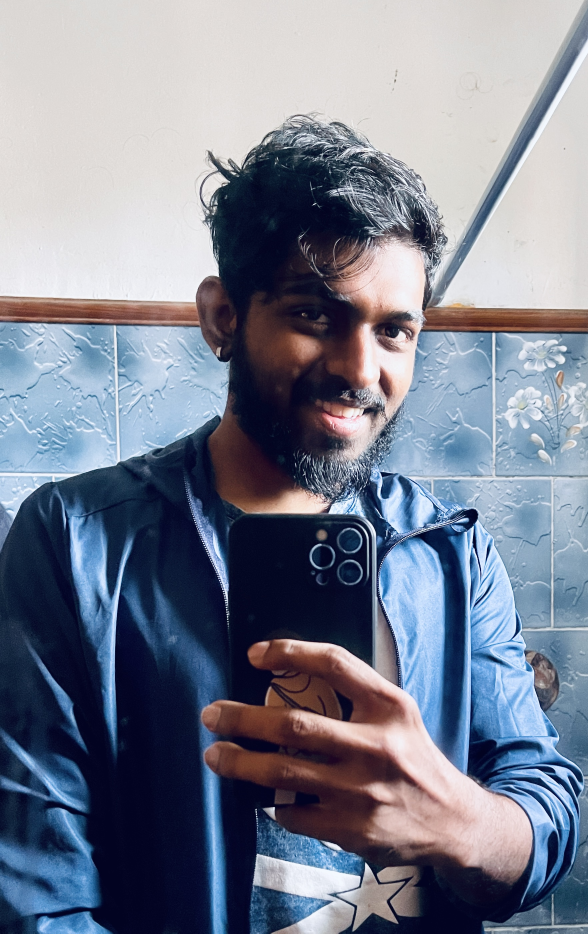
#> input picture livelens-engine/inbox/1787248697565-IMG_4891.JPG, 1764 x 2800 px (shown at 1/3 size)
$ python -i select_best.py   (imports and definitions only)
#> lines starting #> are read from the running program, lines starting #| are printed output that depends on the picture
#!/usr/bin/env python3
"""Score JPEG frames and pick the best N from a burst."""
from __future__ import annotations

import json
import sys
from pathlib import Path

import numpy as np


def laplacian_variance(gray: np.ndarray) -> float:
    # Simple Laplacian approximation without OpenCV dependency
    kernel = np.array([[0, 1, 0], [1, -4, 1], [0, 1, 0]], dtype=np.float64)
    from numpy.lib.stride_tricks import sliding_window_view

    if gray.shape[0] < 3 or gray.shape[1] < 3:
        return 0.0
    windows = sliding_window_view(gray.astype(np.float64), (3, 3))
    conv = np.einsum("ijkl,kl->ij", windows, kernel)
    return float(conv.var())


def load_gray(path: Path, max_side: int = 640) -> np.ndarray | None:
    try:
        from PIL import Image
    except ImportError:
        # Fallback: skip scoring if Pillow missing
        return None

    img = Image.open(path).convert("L")
    w, h = img.size
    scale = max_side / max(w, h)
    if scale < 1:
        img = img.resize((max(1, int(w * scale)), max(1, int(h * scale))))
    return np.asarray(img)


def exposure_score(gray: np.ndarray) -> float:
    mean = float(gray.mean())
    # Prefer midtones; penalize very dark / blown
    return 1.0 - min(1.0, abs(mean - 128.0) / 128.0)


def ahash(gray: np.ndarray, size: int = 8) -> int:
    from PIL import Image

    img = Image.fromarray(gray).resize((size, size))
    arr = np.asarray(img, dtype=np.float64)
    avg = arr.mean()
    bits = (arr > avg).flatten()
    value = 0
    for i, b in enumerate(bits):
        if b:
            value |= 1 << i
    return value


def hamming(a: int, b: int) -> int:
    return (a ^ b).bit_count()


def score_path(path: Path) -> dict:
    gray = load_gray(path)
#> in load_gray, `img = Image.open(path).convert("L")`:
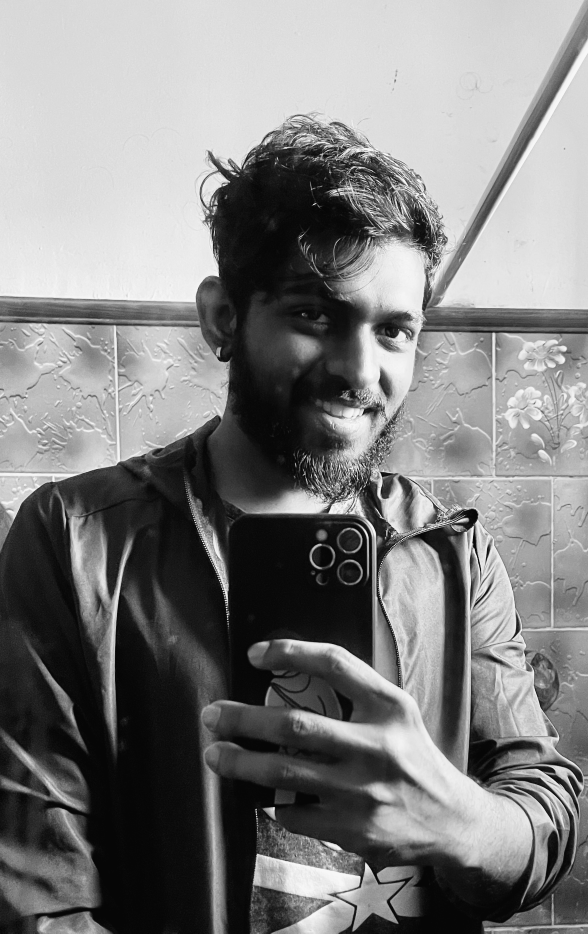
#> img: PIL image 1764x2800 L (shown at 1/3 size); min 3, max 252, mean 128.2
#> in load_gray, `img = img.resize((max(1, int(w * scale)), max(1, int(h * scale))))`:
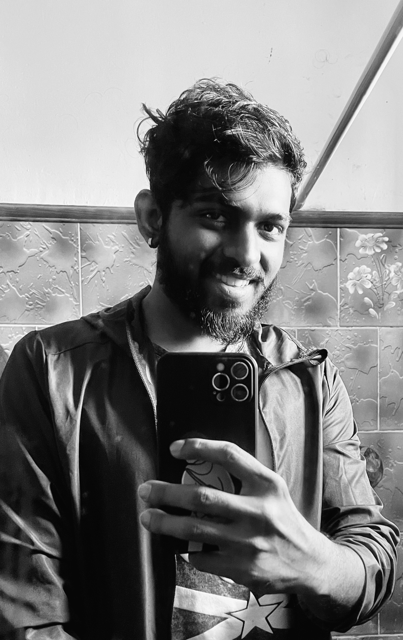
#> img: PIL image 403x640 L; min 0, max 255, mean 128.2
    if gray is None:
        # No Pillow: use file size as weak proxy
        size = path.stat().st_size
        return {"path": str(path), "score": float(size), "sharpness": 0.0, "exposure": 0.5, "hash": 0}

    sharp = laplacian_variance(gray)
#> in laplacian_variance, `conv = np.einsum("ijkl,kl->ij", windows, kernel)`:
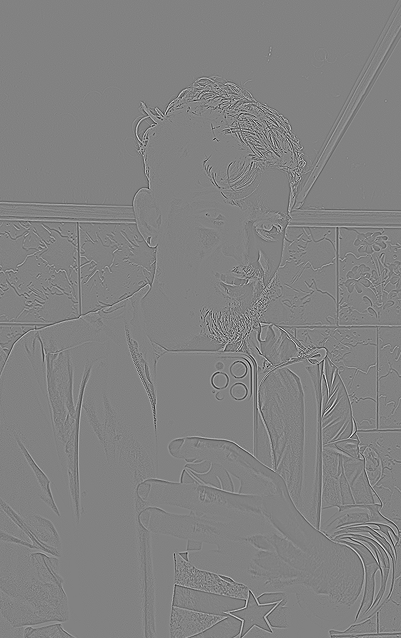
#> conv: shape (638, 401) float64; min -432, max 414, mean 0; drawn with min black and max white
#> sharp = 1278.5
    exp = exposure_score(gray)
#> in exposure_score, `mean = float(gray.mean())`: mean = 128.2
#> exp = 0.998
    # Weighted: sharpness dominates for burst pick
    score = sharp * (0.55 + 0.45 * exp)
#> score = 1277.6
    return {
        "path": str(path),
        "score": score,
        "sharpness": sharp,
        "exposure": exp,
        "hash": ahash(gray),
    }
#> in ahash, `avg = arr.mean()`: avg = 128.7
#> the loop in ahash, `for i, b in enumerate(bits):` made 64 passes
#> (b, value) on passes 1, 2, 3, 4, 5, 6, 7, 8, 9, 10, 11, 14: (True, 1), (True, 3), (True, 7), (True, 15), (True, 31), (True, 63), (True, 127), (True, 255), (True, 511), (True, 1023), (True, 2047), (True, 10239)
#> value on pass 61: 1216219155958065151
#> after the loop in ahash, `for i, b in enumerate(bits):`: value = 1216219155958065151


def select_best(paths: list[str], keep: int = 1) -> list[str]:
    scored = [score_path(Path(p)) for p in paths if Path(p).is_file()]
    scored.sort(key=lambda x: x["score"], reverse=True)

    winners: list[dict] = []
    for item in scored:
        if any(hamming(item["hash"], w["hash"]) < 8 for w in winners if item["hash"] and w["hash"]):
            continue
        winners.append(item)
        if len(winners) >= keep:
            break

    if not winners and scored:
        winners = scored[:keep]
    return [w["path"] for w in winners]


def main() -> None:
    payload = json.loads(sys.stdin.read() or "{}")
    paths = payload.get("paths") or []
    keep = int(payload.get("keep") or 1)
    winners = select_best(paths, keep=max(1, min(keep, 2)))
    print(json.dumps({"winners": winners}))


# [2 lines not run here, left out]

>>> result = score_path('../inbox/1787248697565-IMG_4891.JPG')
#> result = {'path': '../inbox/1787248697565-IMG_4891.JPG', 'score': 1277.6, 'sharpness': 1278.5, 'exposure': 0.998, 'hash': 1216219155958065151}

$ run again, on livelens-engine/inbox/1787248797017-1787248761366-1787248697565-4042FACC-ACEB-417A-9CFB-BFD8383C4760.jpg
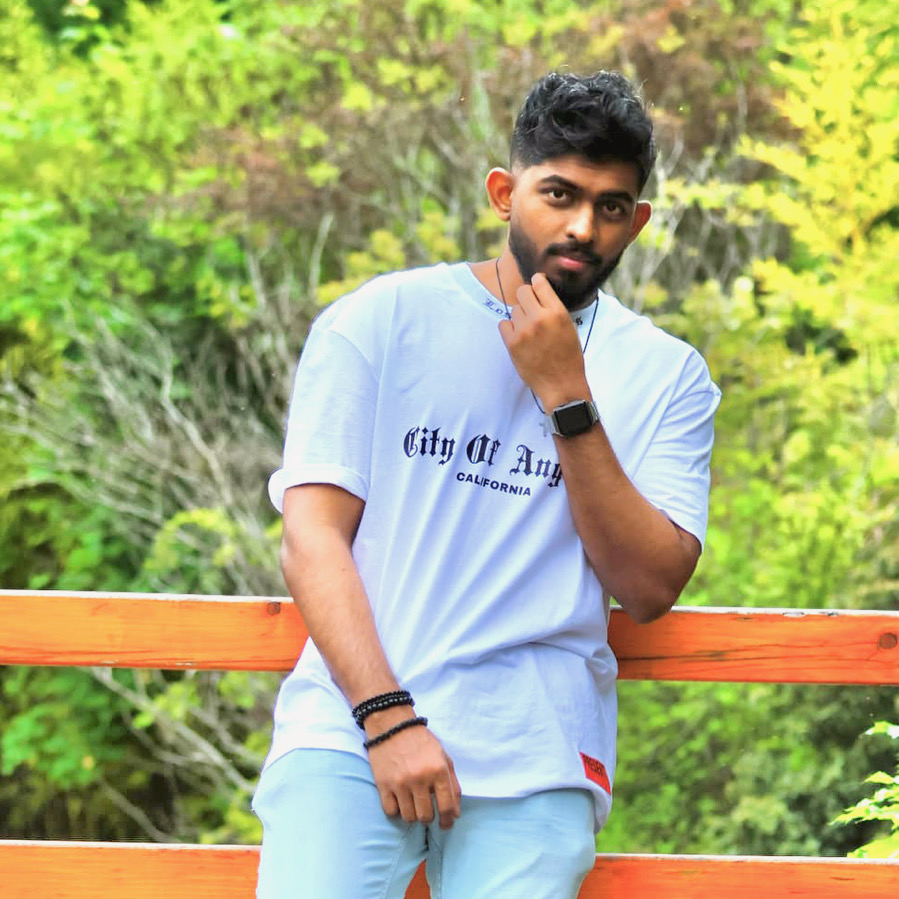
#> input picture livelens-engine/inbox/1787248797017-1787248761366-1787248697565-4042FACC-ACEB-417A-9CFB-BFD8383C4760.jpg, 899 x 899 px
#> in load_gray, `img = Image.open(path).convert("L")`:
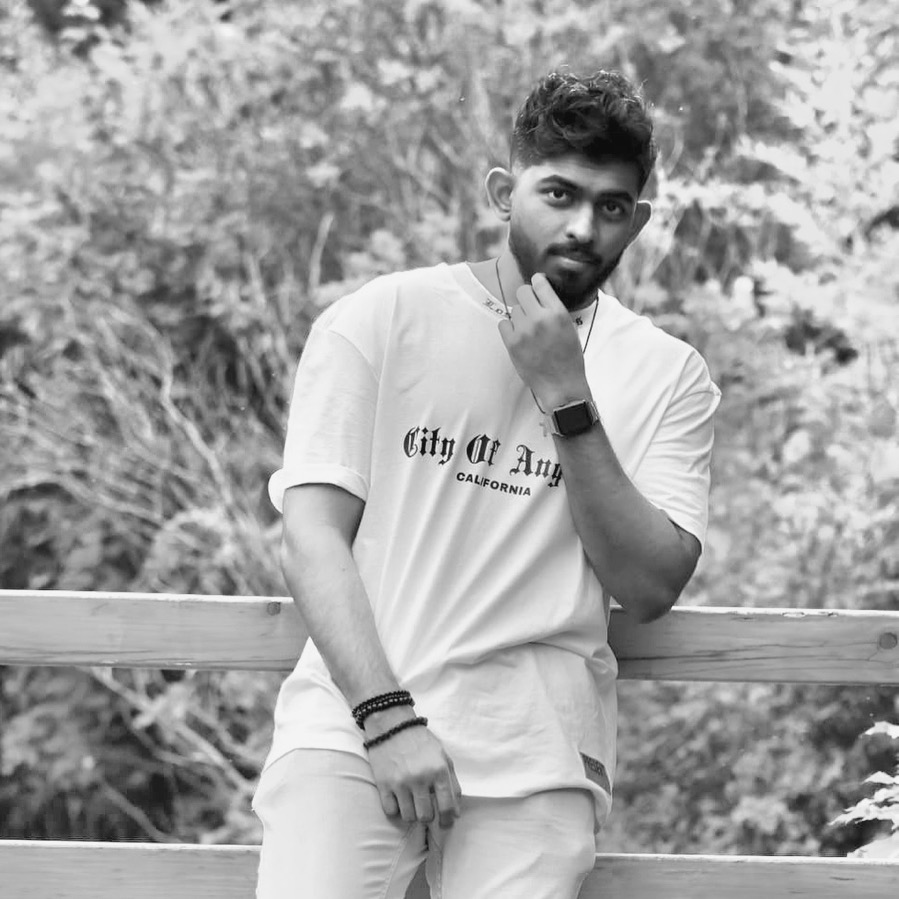
#> img: PIL image 899x899 L; min 9, max 252, mean 163.5
#> in laplacian_variance, `conv = np.einsum("ijkl,kl->ij", windows, kernel)`:
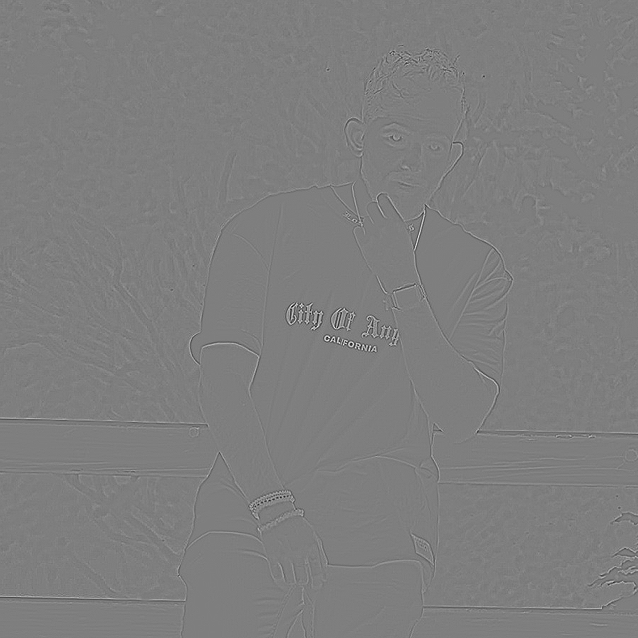
#> conv: shape (638, 638) float64; min -341, max 345, mean 0; drawn with min black and max white
#> sharp = 231.9
#> mean = 163.5
#> exp = 0.723
#> score = 203
#> avg = 163
#> the loop in ahash, `for i, b in enumerate(bits):` made 64 passes
#> (b, value) on passes 1, 2, 3, 8, 9, 10, 16, 20: (True, 1), (True, 3), (True, 7), (True, 135), (True, 391), (True, 903), (True, 33671), (True, 557959)
#> after the loop in ahash, `for i, b in enumerate(bits):`: value = 1449067114590143367
#> result = 5 items

$ run again, on livelens-engine/inbox/1787248797017-1787248761366-1787248697565-63348d67-7e46-4c68-97a7-c9bedc7a039e.jpg
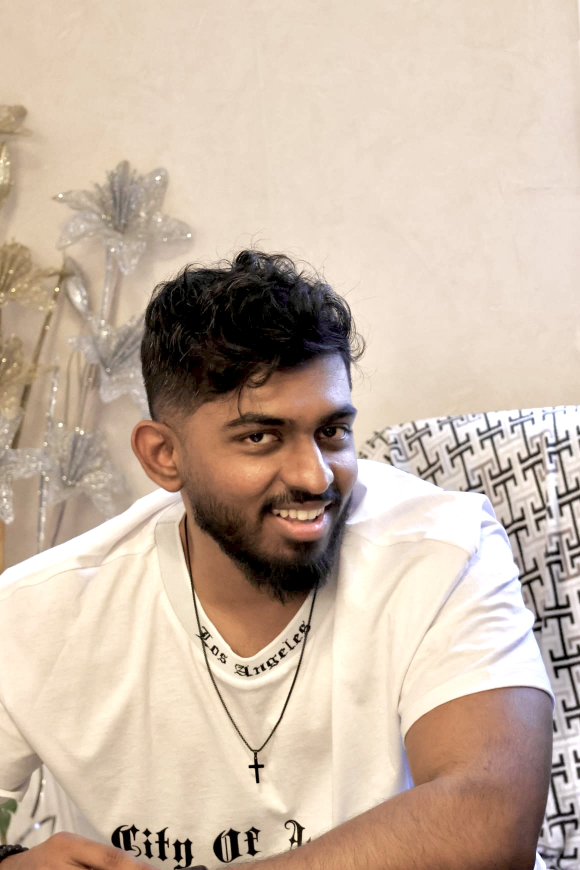
#> input picture livelens-engine/inbox/1787248797017-1787248761366-1787248697565-63348d67-7e46-4c68-97a7-c9bedc7a039e.jpg, 1160 x 1740 px (shown at 1/2 size)
#> in load_gray, `img = img.resize((max(1, int(w * scale)), max(1, int(h * scale))))`:
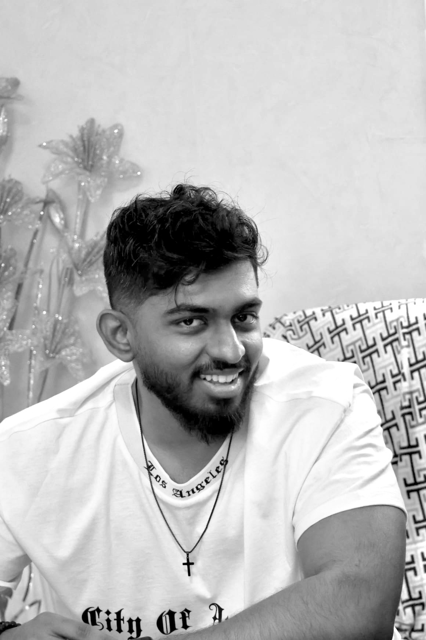
#> img: PIL image 426x640 L; min 0, max 255, mean 186.2
#> in laplacian_variance, `conv = np.einsum("ijkl,kl->ij", windows, kernel)`:
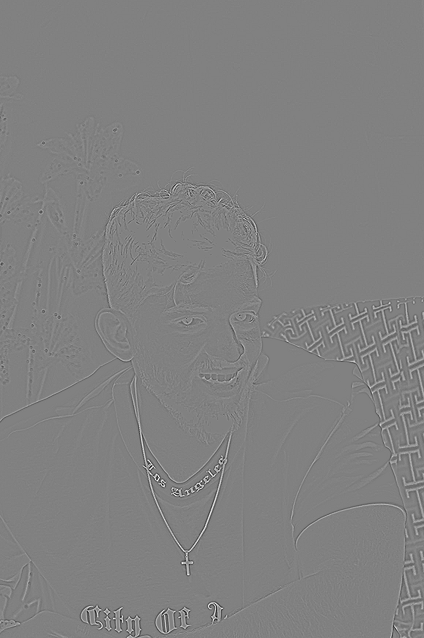
#> conv: shape (638, 424) float64; min -376, max 366, mean 0; drawn with min black and max white
#> sharp = 523.2
#> mean = 186.2
#> exp = 0.545
#> score = 416.2
#> avg = 186.8
#> the loop in ahash, `for i, b in enumerate(bits):` made 64 passes
#> (b, value) on passes 1 to 8: (True, 1), (True, 3), (True, 7), (True, 15), (True, 31), (True, 63), (True, 127), (True, 255)
#> after the loop in ahash, `for i, b in enumerate(bits):`: value = 2035459222382116863
#> result = 5 items

$ run again, on livelens-engine/inbox/1787248797017-1787248761366-1787248697565-fa82bb3c-a6f9-4528-8791-503137c53d6f.jpg
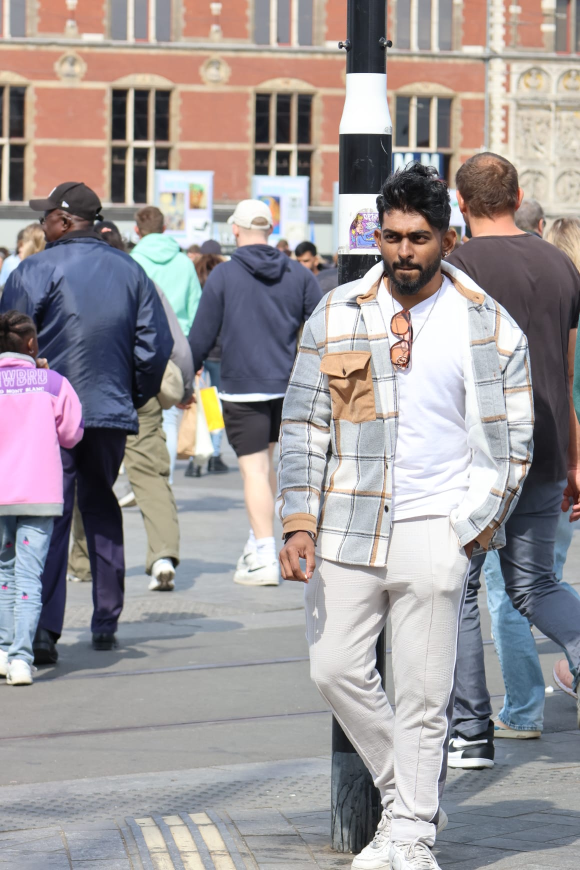
#> input picture livelens-engine/inbox/1787248797017-1787248761366-1787248697565-fa82bb3c-a6f9-4528-8791-503137c53d6f.jpg, 1160 x 1740 px (shown at 1/2 size)
#> in load_gray, `img = img.resize((max(1, int(w * scale)), max(1, int(h * scale))))`:
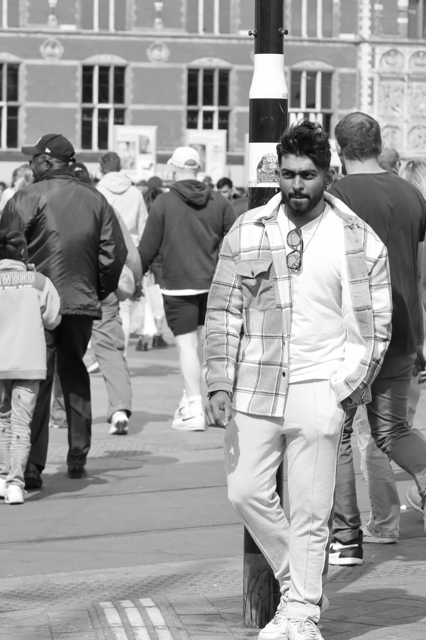
#> img: PIL image 426x640 L; min 5, max 255, mean 153.6
#> in laplacian_variance, `conv = np.einsum("ijkl,kl->ij", windows, kernel)`:
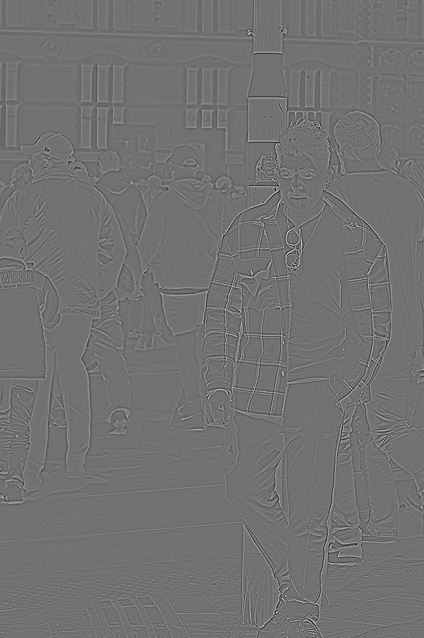
#> conv: shape (638, 424) float64; min -320, max 394, mean 0; drawn with min black and max white
#> sharp = 686.1
#> mean = 153.6
#> exp = 0.8
#> score = 624.5
#> avg = 153.3
#> the loop in ahash, `for i, b in enumerate(bits):` made 64 passes
#> (b, value) on passes 1, 2, 3, 4, 7, 8, 11, 12: (True, 1), (True, 3), (True, 7), (True, 15), (True, 79), (True, 207), (True, 1231), (True, 3279)
#> after the loop in ahash, `for i, b in enumerate(bits):`: value = 3404013771555114191
#> result = 5 items
